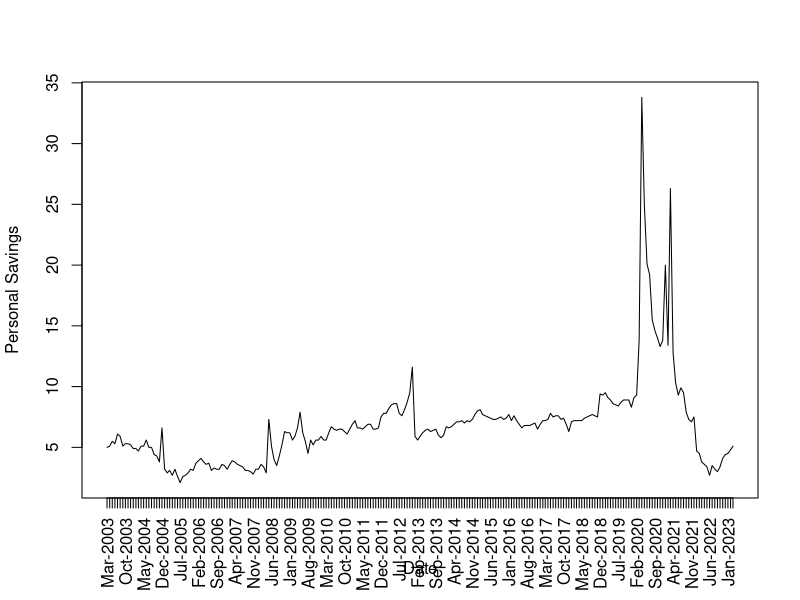
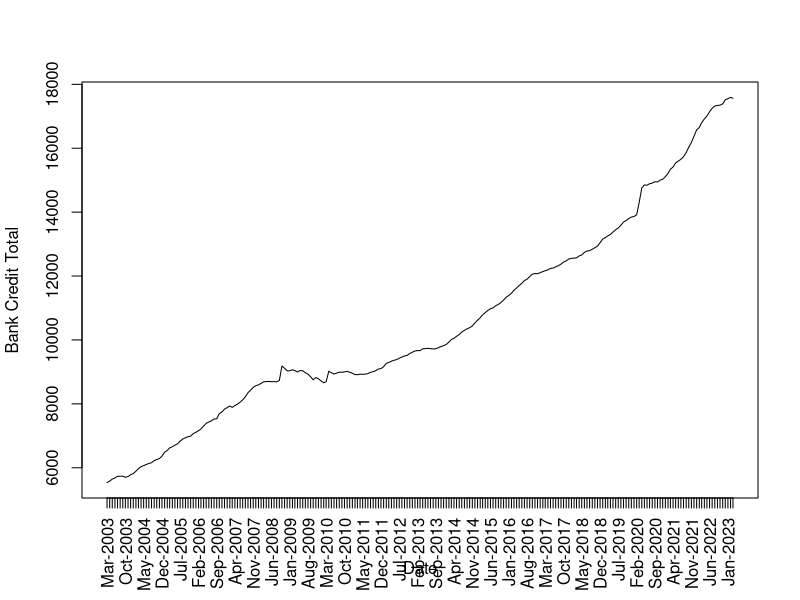
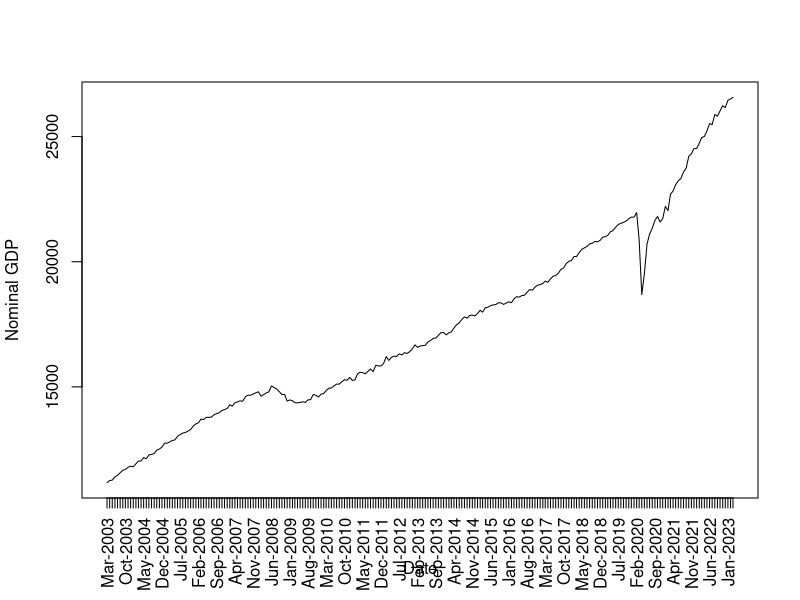
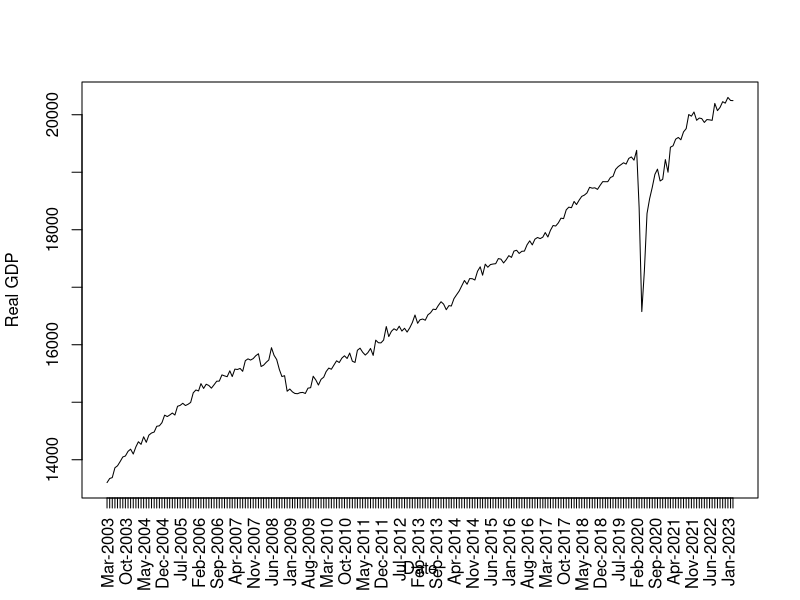
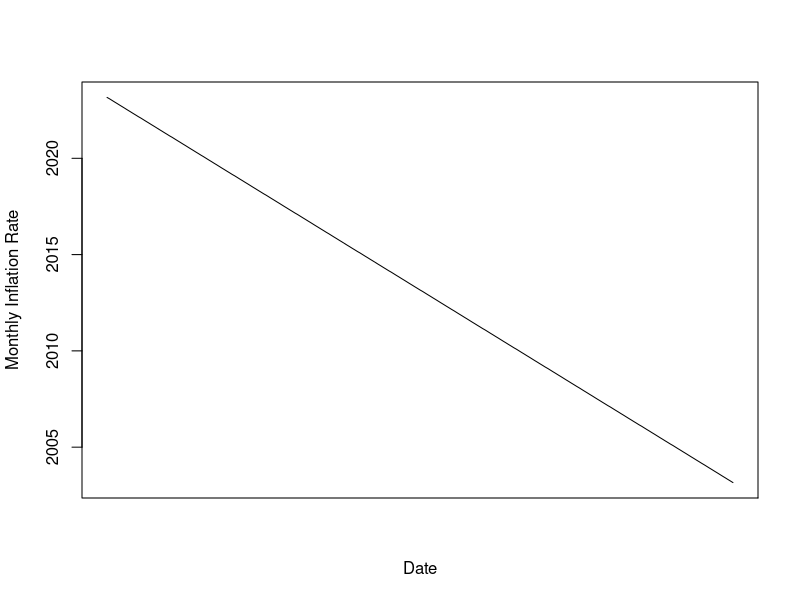
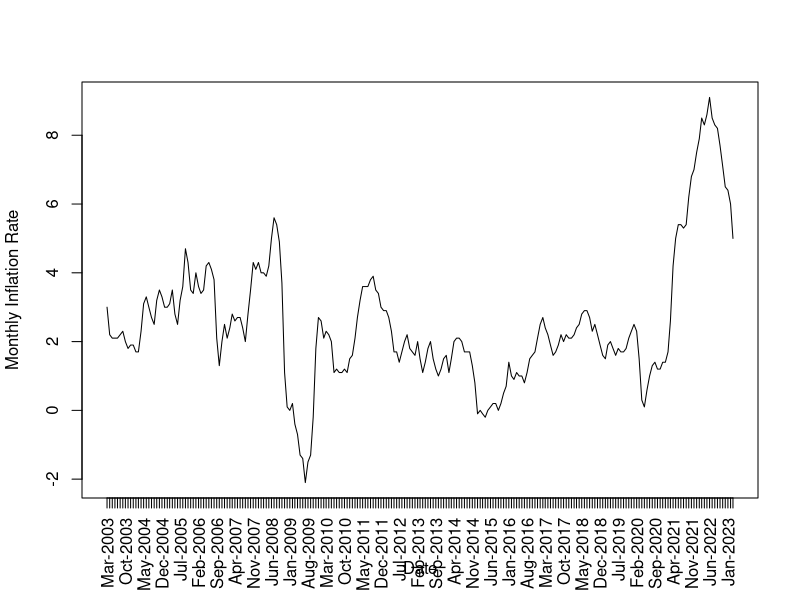
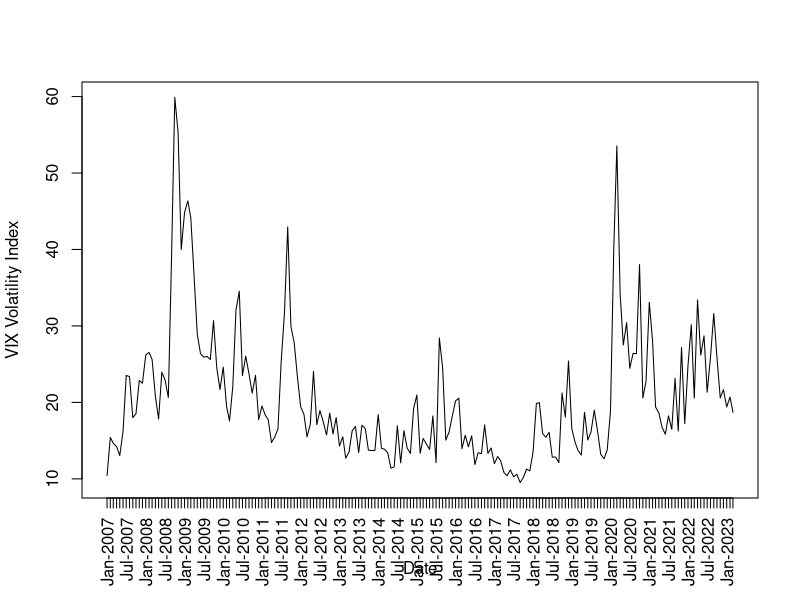
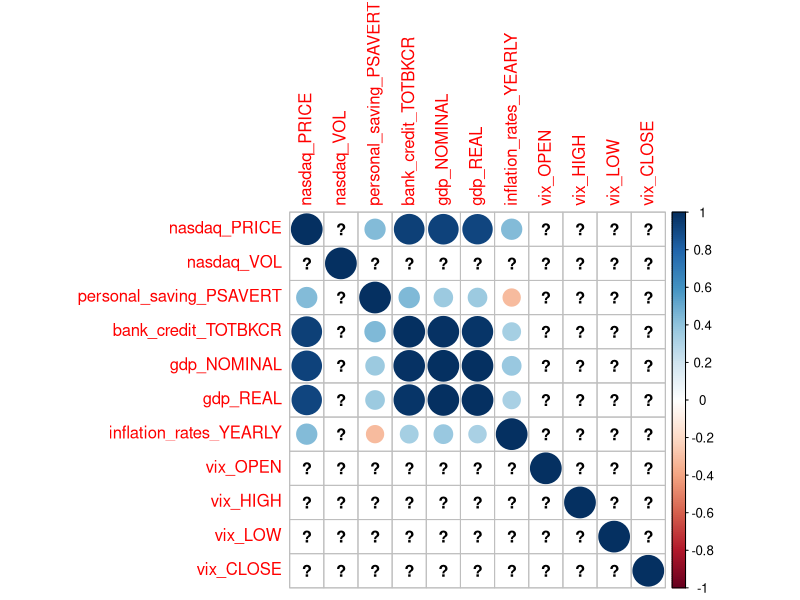

Generate these figures, in order, with R: (Note: this script raises an error after producing the figures.)
install.packages("readxl")
install.packages("lubridate")
library(readxl)
library(lubridate)

# Possible correlations:
# NOMINAL GDP to Inflation 

setwd("~/Desktop/BUSINESS_DATA")
# list all dataframes for simplicity, needed later
data_frames <- list("nasdaq", "personal_saving", "bank_credit", "gdp", "inflation_rates", "vix")

####### IMPORT Y DATASET #########
nasdaq <- read.csv("NASDAQ.csv")
nasdaq <- subset(nasdaq, select = c(Date, Price, Vol.))
colnames(nasdaq) <- c("DATE", "PRICE", "VOL")
nasdaq$DATE <- as.Date(nasdaq$DATE, format = "%m/%d/%Y")
nasdaq$PRICE <- as.numeric(gsub(",", "", nasdaq$PRICE))

# Function to parse 1.04B or 900.3M (volume) to value in Billions
convert_numeric <- function(value) {
  suffix <- substr(value, nchar(value), nchar(value))
  number <- as.numeric(substr(value, 1, nchar(value) - 1))
  
  if (suffix == "B") {
    converted_value <- number  
  } else if (suffix == "M") {
    converted_value <- number * 0.001
  } else {
    converted_value <- NA  # Invalid suffix
  }
  
  return(converted_value)
}

nasdaq$VOL <- sapply(nasdaq$VOL, convert_numeric)

####### IMPORT PREDICTORS DATASET AND PREPARE #######

personal_saving <- read.csv("Personal Saving Rate.csv")

bank_credit <- read.csv("Bank Credit All Commercial Banks.csv")

# SOURCE https://news.ihsmarkit.com/
gdp <- read_excel("US-Monthly-GDP-History-Data.xlsx", sheet = "Data")
colnames(gdp) <- c("DATE", "NOMINAL", "REAL")

# SOURCE: https://www.usinflationcalculator.com/inflation/current-inflation-rates/
# inflation_rates <- read.csv("inflation_rates.csv")
# monthly is seasonally adjusted
# yearly is NOT seasonally adjusted
#colnames(inflation_rates) <- c("DATE", "MONTHLY", "YEARLY")

# Read the excel file
data <- read_excel("inflation_rates_larger.xlsx")


# Convert all columns to numeric
data[,-1] <- sapply(data[,-1], as.numeric)

# Initialize an empty data frame to store the reshaped data
data_long <- data.frame(DATE = as.Date(NA), YEARLY = as.numeric(NA))

# Loop over all rows in the data
for (i in 1:nrow(data)) {
  # Loop over all months (columns 2 to 13)
  for (j in 13:2) {
    # Check if data is NA
    if (!is.na(data[i, j])) {
      # Append a new row to data_long
      date_string <- paste(as.integer(data[i, 1]), names(data)[j])
      date1 <- parse_date_time(date_string, orders = "YB")
      formatted_date1 <- format(date1, "%Y-%m-%d")
  
      data_long <- rbind(data_long, data.frame(DATE = formatted_date1, YEARLY = as.numeric(data[i, j])))
    }
  }
}

# Remove the first row of data_long (which contains the NA values used for initialization)
inflation_rates <- data_long[-1, ]

inflation_rates



# SOURCE https:/finance.yahoo.com/quote/%5EVIX/history?period1=1454284800&period2=1685577600&interval=1mo&filter=history&frequency=1mo&includeAdjustedClose=true
vix <- read.csv("VIX.csv")
vix <- vix[, -7]
vix <- vix[, -6]
colnames(vix) <- c("DATE", "OPEN", "HIGH", "LOW", "CLOSE")
vix$DATE = as.Date(vix$DATE)
vix

personal_saving$DATE <- as.Date(personal_saving$DATE)
bank_credit$DATE <- as.Date(bank_credit$DATE)
gdp$DATE <- as.Date(paste0(gdp$DATE, "-01"), format = "%Y - %b-%d")
inflation_rates$DATE <- as.Date(inflation_rates$DATE)

# View the data
head(personal_saving)
head(bank_credit)
head(gdp)
head(inflation_rates)
head(vix)

# PICK LAST 5 YEARS

# Lets choose the smallest of the max as our max to avoid empty data
print(max(personal_saving$DATE))
print(max(bank_credit$DATE))
print(max(gdp$DATE))
print(max(inflation_rates$DATE))
print(max(vix$DATE))



data_frames_temp <- lapply(data_frames, function(df) {
  df = get(df)
  df$DATE <- as.Date(df$DATE)
  return(df)
})

calculate_end_date <- function(data_frames) {
  maxes <- sapply(data_frames, function(df) max(df$DATE))
  print(maxes)
  end_date <- min(maxes)
  print(end_date)
  return(end_date)
}

end_date <- calculate_end_date(data_frames_temp)
end_date <- as.Date(end_date, origin = "1970-01-01")


years_ago <- 20
start_date <- as.Date(end_date - years(years_ago))



subset_by_date <- function(data, start_date, end_date) {
  subset_data <- data[data$DATE >= start_date & data$DATE <= end_date, ]
  return(subset_data)
}

nasdaq <- subset_by_date(nasdaq, start_date, end_date)

personal_saving <- subset_by_date(personal_saving, start_date, end_date)
bank_credit <- subset_by_date(bank_credit, start_date, end_date)
gdp <- subset_by_date(gdp, start_date, end_date)
inflation_rates <- subset_by_date(inflation_rates, start_date, end_date)
vix <- subset_by_date(vix, start_date, end_date)


######## TREAT MORE ROWS FOR THE SAME MONTH ########
# in this example we take the first entry of the month and count it as it was on the first day of the month
#library(dplyr)

extract_monthly_average <- function(data, date_column, value_column) {
  # Convert the date column to Date type
  data[[date_column]] <- as.Date(data[[date_column]])
  
  # Create a new column with the first day of the month
  data$MONTH_START <- as.Date(format(data[[date_column]], "%Y-%m-01"))
  
  # Find unique MONTH_START values
  unique_dates <- unique(data$MONTH_START)
  
  # Initialize an empty data frame to store results
  average_per_month <- data.frame()
  
  # Iterate over unique dates
  for (date in unique_dates) {
    # Subset the data for the current date
    subset_data <- data[data$MONTH_START == date, ]
    
    # Compute average for the value column
    average_value <- mean(subset_data[[value_column]], na.rm = TRUE)
    
    # Add other columns to the current row
    current_row <- subset_data[1, ]
    current_row[[value_column]] <- average_value
    current_row[["DATE"]] <- date
    
    # Add current row to the results data frame
    average_per_month <- rbind(average_per_month, current_row)
  }
  
  # Reorder the columns to make "DATE" the first column
  average_per_month <- average_per_month[, c("DATE", setdiff(names(average_per_month), "DATE"))]
  average_per_month$DATE <- average_per_month$MONTH_START
  average_per_month$MONTH_START <- NULL
  return(average_per_month)
}





##### FIX DATASETS WHERE WE HAVE MORE ENTRIES PER MONTH #####
bank_credit <- extract_monthly_average(bank_credit, "DATE", "TOTBKCR")

nasdaq <- extract_monthly_average(nasdaq, "DATE", "PRICE")




######## EDA ##########
customized_plot <- function(data, y_col, ylab) {
  x_col <- "DATE"
  xlab <- "Date"
  plot(data[[x_col]], data[[y_col]], type = "l", xlab = xlab, ylab = ylab, xaxt = "n")
  axis(1, at = data[[x_col]], labels = format(data[[x_col]], "%b-%Y"), las = 2)
}


# Plotting personal savings
customized_plot(personal_saving, "PSAVERT", "Personal Savings")

# Plotting bank credit
customized_plot(bank_credit, "TOTBKCR", "Bank Credit Total")

# Plotting nominal gdp
customized_plot(gdp, "NOMINAL", "Nominal GDP")

# Plotting real gdp
customized_plot(gdp, "REAL", "Real GDP")

# Plotting monthly inflation
customized_plot(inflation_rates, "MONTHLY", "Monthly Inflation Rate")

# Plotting yearly inflation
customized_plot(inflation_rates, "YEARLY", "Monthly Inflation Rate")

#VIX
customized_plot(vix, "CLOSE", "VIX Volatility Index")


###### BUILD DATAFRAME #######


# Initialize the merged_data variable with the first data frame
merged_data <- get(data_frames[[1]])
colnames(merged_data)[-1] <- paste(data_frames[[1]], colnames(merged_data)[-1], sep = "_")

# Loop through the remaining data frames and merge them with the merged_data
for (i in 2:length(data_frames)) {
  current_df <- get(data_frames[[i]])
  colnames(current_df)[-1] <- paste(data_frames[[i]], colnames(current_df)[-1], sep = "_")
  merged_data <- merge(merged_data, current_df, by = "DATE", all = TRUE)
}

# Print the merged data frame
print(merged_data)

df <- merged_data


######## CORRELATION ########
# Load the corrplot package
library(corrplot)

# Calculate the correlation matrix
cor_matrix <- cor(subset(df, select = -c(DATE)))

# Plot the correlation matrix
corrplot(cor_matrix, method = "circle")

##### COLLINEARITY ######
# We iteratively remove the variable with highest VIF until we are satisfied

library(car)

calculate_plot_vif <- function(data, response_variable) {
  # Fit a linear regression model
  model <- lm(paste(response_variable, "~ ."), data = data)
  
  # Calculate VIF values
  vif_values <- vif(model)
  
  # Plot VIF values
  barplot(vif_values, main = "Variance Inflation Factors", 
          ylab = "VIF Value", xlab = "Variable",
          names.arg = names(vif_values), las = 2, col = "steelblue")
  
  # Add a horizontal line at VIF = 10
  abline(h = 10, col = "red", lwd = 2, lty = 2)
}

response_var <- "nasdaq_PRICE"
calculate_plot_vif(subset(df, select = -c(DATE)), response_var)

## TODO: remove the high VIF variables

library(forecast)


########### LM TREND+SEASON ###########
# We convert the NASDAQ index to a timeseries data

df$DATE <- as.Date(df$DATE)
# Sort dataframe by date
df <- df[order(df$DATE),]

# Create the time series object
nasdaq_ts <- ts(df$nasdaq_PRICE, start=c(year(min(df$DATE)), month(min(df$DATE))), frequency=12)

plot(nasdaq_ts, main="NASDAQ Price over Time", ylab="Price", xlab="Time")

# Decompose the time series into its trend, seasonal, and random components
nasdaq_ts_decomposed <- stl(nasdaq_ts, s.window="periodic")
# Four panels: 
# 1 the original series
# 2 the estimated trend component
# 3 the estimated seasonal component
# 4 the estimated irregular component
plot(nasdaq_ts_decomposed)
# Seems like there is seasonality,
# since there is a repeating pattern with constant amplitude and frequency

# Fit the Time Series Linear Model
model <- tslm(nasdaq_ts ~ trend + season)
summary(model)

# Plot LM predictions
fit<- fitted(model)
plot(nasdaq_ts, main="NASDAQ Price over Time", ylab="Price", xlab="Time")
lines(fitted(model), col=2)

# Plot forecast
forecast_lm <- forecast(model)
plot(forecast_lm)
lines(fitted(model), col=2)

# Analysis of residuals
res<- residuals(model) 
plot(res) 
Acf(res)
# The plot seems to indicate a strong positive autocorrelation

# The Durbin-Watson test statistic ranges from 0 to 4. 
# A value of 2 means there is no autocorrelation in the sample, values < 2 suggest positive autocorrelation, and values > 2 suggest negative autocorrelation.
dwtest(model, alt="two.sided")

########### ARIMA #############
Acf(nasdaq_ts)
# Gradual decrease in ACF indicates that the series is stationary and thus needs differencing
Pacf(nasdaq_ts)

# AR(p) = 1 since in PACF the cut off is at 1
# Every price is heavily dependent on the one next to it, lag = 1

# MA(q) unknown since all lags overflow the confidence interval.
# We thus need to do differencing i.e. remove from each entry, the previous entry

diff_nasdaq <- diff(nasdaq_ts)
plot(diff_nasdaq)

Acf(diff_nasdaq)
Pacf(diff_nasdaq)
# AR(p) = 1
# I(d) = 1
# MA(q) = 1

arima_model <- Arima(nasdaq_ts, order=c(1,1,1))
summary(arima_model)

fit_arima <- fitted(arima_model)

plot(nasdaq_ts)
lines(fit_arima, col=2)

forecast_arima <- forecast(arima_model)
plot(forecast_arima)

residuals_arima <- residuals(arima_model)
tsdisplay(residuals_arima) 


# Auto ARIMA

# no seasonality
arima_auto <- auto.arima(nasdaq_ts, seasonal = FALSE)
summary(arima_auto)

# Seasonality seems to be 12

fit_auto_arima <- fitted(arima_auto)

plot(nasdaq_ts)
lines(fit_auto_arima, col=2)

forecast_arima_auto <- forecast(arima_auto)
plot(forecast_arima_auto)


# with seasonality
arima_auto <- auto.arima(nasdaq_ts, seasonal = TRUE)
summary(arima_auto)

fit_auto_arima <- fitted(arima_auto)

plot(nasdaq_ts)
lines(fit_auto_arima, col=2)

forecast_arima_auto <- forecast(arima_auto)
plot(forecast_arima_auto)



########### ARIMAX #############
# Select the eXogenous variables 
# TODO: fix once figured out collinearity and added other vars
exogenous_df = subset(df, select = c(DATE, inflation_rates_YEARLY, bank_credit_TOTBKCR, personal_saving_PSAVERT, gdp_REAL))

arimax <- auto.arima(nasdaq_ts, xreg = as.matrix(subset(exogenous_df, select = -c(DATE))))
summary(arimax)

fit_arimax <- fitted(arimax)

plot(nasdaq_ts)
lines(fit_arimax, col=2)


########## ARIMA AND ARIMAX FOR MARKET CRASH FORECAST ##########

# Get the date of the peak
max_price_index <- which.max(df$nasdaq_PRICE)
breakpoint <- df$DATE[max_price_index]
print(breakpoint)

max_price <- df$nasdaq_PRICE[max_price_index]
price_breakpoint <- which(nasdaq_ts == max_price)

# Split the dataframes into two
exogenous_train <- subset(exogenous_df, DATE <= breakpoint)
exogenous_test <- subset(exogenous_df, DATE > breakpoint)

nasdaq_train <- head(nasdaq_ts, price_breakpoint)
nasdaq_test <- tail(nasdaq_ts, length(nasdaq_ts) - price_breakpoint)


# Fit ARIMA
arima_crash <- auto.arima(nasdaq_train, seasonal = TRUE)
summary(arima_crash)

fit_arima_crash <- fitted(arima_crash)

plot(nasdaq_train)
lines(fit_arima_crash, col=2)

forecast_arima_crash <- forecast(arima_crash)
plot(forecast_arima_crash)

lines(nasdaq_test, col="red")

# Fit ARIMAX

arimax_crash <- auto.arima(nasdaq_train, xreg = as.matrix(subset(exogenous_train, select = -c(DATE))))
summary(arimax_crash)

fit_arimax_crash <- fitted(arimax_crash)

plot(nasdaq_train)
lines(fit_arimax_crash, col=2)

forecast_arimax_crash <- forecast(arimax_crash, xreg = as.matrix(subset(exogenous_test, select = -c(DATE))))
plot(forecast_arimax_crash)

lines(nasdaq_test, col="red")

########### GAM #############
